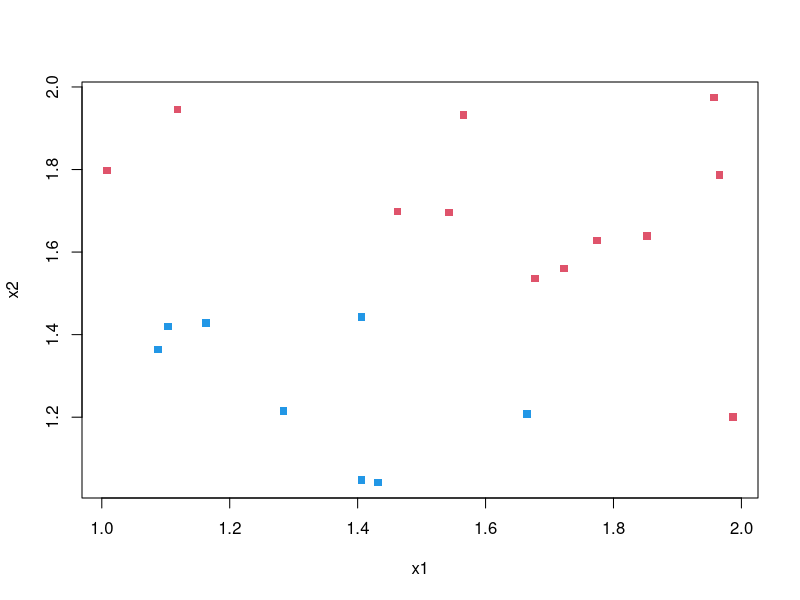
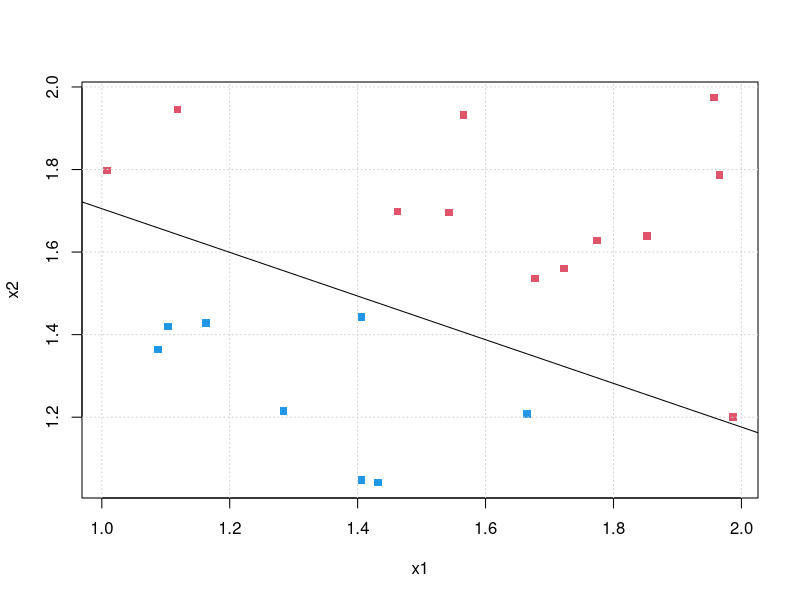

Write R code to recreate these figures, in order.
## ---- chunk 1
# generate data
set.seed(20211106)
N <- 20
x1 <- runif(N, 1, 2)
x2 <- runif(N, 1, 2)
X <- cbind(x1, x2)
y <- ifelse(x2 > -.6 * x1 + 2.35, -1, 1)

# visualize data
plot(X, col = y + 3, pch=15)
## ---- chunk 2
perceptron = function(x, y) {
  converged = F
  n_epochs = 0
  
  iter = dim(x)[1]
  n = dim(x)[2]
  x = as.matrix(x)
  
  # initialize weights
  w = matrix(0, 3, 1)
  while (converged == F) {
    
    # iterate over data set
    for (i in 1:iter) {
      y_pred = as.numeric(sign(t(w) %*% x[i, ]))
      w = w + (y[i] - y_pred) * x[i, ]
    }
    
    # stop training if all observations are 
    # correctly classified
    if ( sum(y * (t(w) %*% t(x)) <= 0) == 0 ) {
      print('Converged sucessfully')
      converged = T
    } else {
      n_epochs = n_epochs + 1
    }
  }
  return(w)
}
## ---- chunk 3
# add bias term to training data
x = cbind(x0 = rep(1, N), X)

# train model
w = perceptron(x, y)
## ---- chunk 4
# compute intercept and slope for decision boundary
intercept = w[1] / -w[3]
slope = w[2] / -w[3]
## ---- chunk 5
# visualize data and decision boundary
png(
  filename = "plots/perceptron.png",
  height = 400,
  width = 600
)
plot(X, col = y + 3, pch = 15)
grid()
abline(a=intercept, b=slope)
